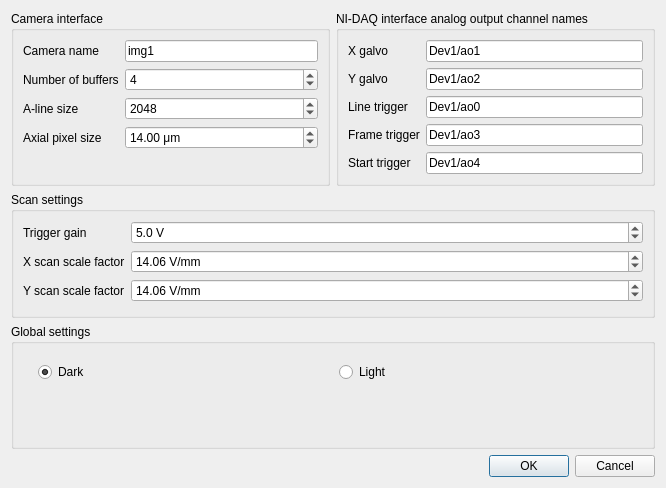
<?xml version="1.0" encoding="UTF-8"?>
<ui version="4.0">
 <class>SettingsDialog</class>
 <widget class="QDialog" name="SettingsDialog">
  <property name="geometry">
   <rect>
    <x>0</x>
    <y>0</y>
    <width>666</width>
    <height>488</height>
   </rect>
  </property>
  <property name="windowTitle">
   <string>OCTview Global Settings</string>
  </property>
  <property name="modal">
   <bool>true</bool>
  </property>
  <layout class="QGridLayout" name="gridLayout">
   <item row="0" column="0">
    <widget class="QGroupBox" name="groupCamera">
     <property name="title">
      <string>Camera interface</string>
     </property>
     <layout class="QFormLayout" name="formLayout">
      <item row="0" column="0">
       <widget class="QLabel" name="labelCameraName">
        <property name="toolTip">
         <string>The name of the line camera device</string>
        </property>
        <property name="text">
         <string>Camera name</string>
        </property>
       </widget>
      </item>
      <item row="0" column="1">
       <widget class="QLineEdit" name="lineCameraName">
        <property name="toolTip">
         <string>The name of the line camera device</string>
        </property>
        <property name="text">
         <string>img1</string>
        </property>
       </widget>
      </item>
      <item row="1" column="0">
       <widget class="QLabel" name="labelNumberOfBuffers">
        <property name="text">
         <string>Number of buffers</string>
        </property>
       </widget>
      </item>
      <item row="1" column="1">
       <widget class="QSpinBox" name="spinNumberOfBuffers">
        <property name="value">
         <number>4</number>
        </property>
       </widget>
      </item>
      <item row="2" column="0">
       <widget class="QLabel" name="labelAlineSize">
        <property name="text">
         <string>A-line size</string>
        </property>
       </widget>
      </item>
      <item row="2" column="1">
       <widget class="QSpinBox" name="spinAlineSize">
        <property name="minimum">
         <number>1</number>
        </property>
        <property name="maximum">
         <number>9999999</number>
        </property>
        <property name="value">
         <number>2048</number>
        </property>
       </widget>
      </item>
      <item row="3" column="0">
       <widget class="QLabel" name="labelAxialPixelSize">
        <property name="text">
         <string>Axial pixel size</string>
        </property>
       </widget>
      </item>
      <item row="3" column="1">
       <widget class="QDoubleSpinBox" name="spinAxialPixelSize">
        <property name="suffix">
         <string> μm</string>
        </property>
        <property name="minimum">
         <double>0.010000000000000</double>
        </property>
        <property name="maximum">
         <double>500.000000000000000</double>
        </property>
        <property name="singleStep">
         <double>0.010000000000000</double>
        </property>
        <property name="value">
         <double>14.000000000000000</double>
        </property>
       </widget>
      </item>
     </layout>
    </widget>
   </item>
   <item row="0" column="1">
    <widget class="QGroupBox" name="groupDAC">
     <property name="title">
      <string>NI-DAQ interface analog output channel names</string>
     </property>
     <layout class="QFormLayout" name="formLayout_2">
      <item row="0" column="0">
       <widget class="QLabel" name="labelXChName">
        <property name="toolTip">
         <string/>
        </property>
        <property name="text">
         <string>X galvo</string>
        </property>
       </widget>
      </item>
      <item row="1" column="0">
       <widget class="QLabel" name="labelYChName">
        <property name="text">
         <string>Y galvo</string>
        </property>
       </widget>
      </item>
      <item row="0" column="1">
       <widget class="QLineEdit" name="lineXChName">
        <property name="text">
         <string>Dev1/ao1</string>
        </property>
       </widget>
      </item>
      <item row="1" column="1">
       <widget class="QLineEdit" name="lineYChName">
        <property name="text">
         <string>Dev1/ao2</string>
        </property>
       </widget>
      </item>
      <item row="2" column="0">
       <widget class="QLabel" name="labelLineTrigChName">
        <property name="text">
         <string>Line trigger</string>
        </property>
       </widget>
      </item>
      <item row="4" column="0">
       <widget class="QLabel" name="labelStartTrigChName">
        <property name="text">
         <string>Start trigger</string>
        </property>
       </widget>
      </item>
      <item row="3" column="0">
       <widget class="QLabel" name="labelFrameTrigChName">
        <property name="text">
         <string>Frame trigger</string>
        </property>
       </widget>
      </item>
      <item row="2" column="1">
       <widget class="QLineEdit" name="lineLineTrigChName">
        <property name="text">
         <string>Dev1/ao0</string>
        </property>
       </widget>
      </item>
      <item row="3" column="1">
       <widget class="QLineEdit" name="lineFrameTrigChName">
        <property name="text">
         <string>Dev1/ao3</string>
        </property>
       </widget>
      </item>
      <item row="4" column="1">
       <widget class="QLineEdit" name="lineStartTrigChName">
        <property name="text">
         <string>Dev1/ao4</string>
        </property>
       </widget>
      </item>
     </layout>
    </widget>
   </item>
   <item row="2" column="0" colspan="2">
    <widget class="QGroupBox" name="groupSettings">
     <property name="title">
      <string>Global settings</string>
     </property>
     <layout class="QFormLayout" name="formLayout_3">
      <item row="0" column="1">
       <widget class="QFrame" name="frameTheme">
        <layout class="QHBoxLayout" name="horizontalLayout">
         <item>
          <widget class="QRadioButton" name="radioDark">
           <property name="text">
            <string>Dark</string>
           </property>
           <property name="checked">
            <bool>true</bool>
           </property>
          </widget>
         </item>
         <item>
          <widget class="QRadioButton" name="radioLight">
           <property name="text">
            <string>Light</string>
           </property>
          </widget>
         </item>
        </layout>
       </widget>
      </item>
     </layout>
    </widget>
   </item>
   <item row="3" column="0" colspan="2">
    <widget class="QDialogButtonBox" name="buttonBox">
     <property name="orientation">
      <enum>Qt::Horizontal</enum>
     </property>
     <property name="standardButtons">
      <set>QDialogButtonBox::Cancel|QDialogButtonBox::Ok</set>
     </property>
    </widget>
   </item>
   <item row="1" column="0" colspan="2">
    <widget class="QGroupBox" name="groupBox">
     <property name="title">
      <string>Scan settings</string>
     </property>
     <layout class="QFormLayout" name="formLayout_4">
      <item row="0" column="0">
       <widget class="QLabel" name="labelTriggerGain">
        <property name="text">
         <string>Trigger gain</string>
        </property>
       </widget>
      </item>
      <item row="0" column="1">
       <widget class="QDoubleSpinBox" name="spinTriggerGain">
        <property name="suffix">
         <string> V</string>
        </property>
        <property name="decimals">
         <number>1</number>
        </property>
        <property name="singleStep">
         <double>0.100000000000000</double>
        </property>
        <property name="value">
         <double>5.000000000000000</double>
        </property>
       </widget>
      </item>
      <item row="1" column="0">
       <widget class="QLabel" name="labelXScaleFactor">
        <property name="text">
         <string>X scan scale factor</string>
        </property>
       </widget>
      </item>
      <item row="1" column="1">
       <widget class="QDoubleSpinBox" name="spinXScaleFactor">
        <property name="suffix">
         <string> V/mm</string>
        </property>
        <property name="decimals">
         <number>2</number>
        </property>
        <property name="singleStep">
         <double>0.010000000000000</double>
        </property>
        <property name="value">
         <double>14.060000000000000</double>
        </property>
       </widget>
      </item>
      <item row="2" column="0">
       <widget class="QLabel" name="labelYScaleFactor">
        <property name="text">
         <string>Y scan scale factor</string>
        </property>
       </widget>
      </item>
      <item row="2" column="1">
       <widget class="QDoubleSpinBox" name="spinYScaleFactor">
        <property name="suffix">
         <string> V/mm</string>
        </property>
        <property name="decimals">
         <number>2</number>
        </property>
        <property name="singleStep">
         <double>0.010000000000000</double>
        </property>
        <property name="value">
         <double>14.060000000000000</double>
        </property>
       </widget>
      </item>
     </layout>
    </widget>
   </item>
  </layout>
 </widget>
 <resources/>
 <connections>
  <connection>
   <sender>buttonBox</sender>
   <signal>accepted()</signal>
   <receiver>SettingsDialog</receiver>
   <slot>accept()</slot>
   <hints>
    <hint type="sourcelabel">
     <x>248</x>
     <y>254</y>
    </hint>
    <hint type="destinationlabel">
     <x>157</x>
     <y>274</y>
    </hint>
   </hints>
  </connection>
  <connection>
   <sender>buttonBox</sender>
   <signal>rejected()</signal>
   <receiver>SettingsDialog</receiver>
   <slot>reject()</slot>
   <hints>
    <hint type="sourcelabel">
     <x>316</x>
     <y>260</y>
    </hint>
    <hint type="destinationlabel">
     <x>286</x>
     <y>274</y>
    </hint>
   </hints>
  </connection>
 </connections>
</ui>
